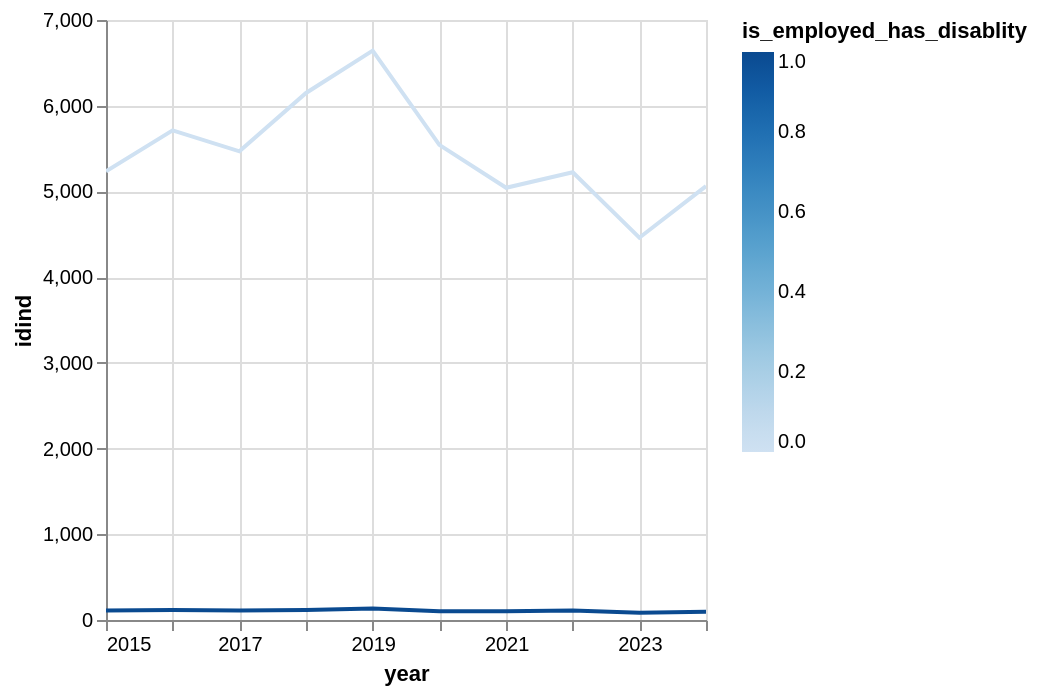

Write notebook code for a chart like this one.
### Code cell
(
    prepsm_data
        #.filter(~pl.col('idind').is_in(possible_spillovers.implode()))
        .with_columns(pl.col('year').cast(pl.Int32).cast(pl.String).str.to_date("%Y"))
        .group_by(['year', 'is_employed_has_disablity']).agg(pl.col('idind').len())
).plot.line(x='year', y='idind', color='is_employed_has_disablity')

### Figure 1 — Vega specification as saved in the notebook (floating-point values rounded to 4 significant figures)
{"$schema": "https://vega.github.io/schema/vega/v6.json", "data": [{"name": "param_1e9efca18e7a2868_store"}, {"name": "source_0", "values": [{"year": "2023-01-01T00:00:00.000", "is_employed_has_disablity": 1, "idind": 86}, {"year": "2024-01-01T00:00:00.000", "is_employed_has_disablity": 1, "idind": 97}, {"year": "2019-01-01T00:00:00.000", "is_employed_has_disablity": 1, "idind": 135}, {"year": "2024-01-01T00:00:00.000", "is_employed_has_disablity": 0, "idind": 5062}, {"year": "2022-01-01T00:00:00.000", "is_employed_has_disablity": 0, "idind": 5224}, {"year": "2016-01-01T00:00:00.000", "is_employed_has_disablity": 1, "idind": 118}, {"year": "2017-01-01T00:00:00.000", "is_employed_has_disablity": 1, "idind": 112}, {"year": "2015-01-01T00:00:00.000", "is_employed_has_disablity": 0, "idind": 5234}, {"year": "2017-01-01T00:00:00.000", "is_employed_has_disablity": 0, "idind": 5468}, {"year": "2020-01-01T00:00:00.000", "is_employed_has_disablity": 1, "idind": 102}, {"year": "2020-01-01T00:00:00.000", "is_employed_has_disablity": 0, "idind": 5543}, {"year": "2021-01-01T00:00:00.000", "is_employed_has_disablity": 1, "idind": 101}, {"year": "2021-01-01T00:00:00.000", "is_employed_has_disablity": 0, "idind": 5043}, {"year": "2022-01-01T00:00:00.000", "is_employed_has_disablity": 1, "idind": 111}, {"year": "2018-01-01T00:00:00.000", "is_employed_has_disablity": 0, "idind": 6149}, {"year": "2019-01-01T00:00:00.000", "is_employed_has_disablity": 0, "idind": 6643}, {"year": "2016-01-01T00:00:00.000", "is_employed_has_disablity": 0, "idind": 5712}, {"year": "2015-01-01T00:00:00.000", "is_employed_has_disablity": 1, "idind": 111}, {"year": "2018-01-01T00:00:00.000", "is_employed_has_disablity": 1, "idind": 117}, {"year": "2023-01-01T00:00:00.000", "is_employed_has_disablity": 0, "idind": 4460}], "transform": [{"type": "formula", "expr": "toDate(datum['year'])", "as": "year"}]}, {"name": "source_0_y_domain_idind", "values": [{"min": 86, "max": 6643}]}, {"name": "source_0_color_domain_is_employed_has_disablity", "values": [{"min": 0, "max": 1}]}], "signals": [{"name": "unit", "value": {}, "on": [{"events": "pointermove", "update": "isTuple(group()) ? group() : unit"}]}, {"name": "param_1e9efca18e7a2868", "update": "vlSelectionResolve(\"param_1e9efca18e7a2868_store\", \"union\")"}, {"name": "param_1e9efca18e7a2868_year", "on": [{"events": [{"source": "view", "type": "dblclick"}], "update": "null"}, {"events": {"signal": "param_1e9efca18e7a2868_translate_delta"}, "update": "panLinear(param_1e9efca18e7a2868_translate_anchor.extent_x, -param_1e9efca18e7a2868_translate_delta.x / width)"}, {"events": {"signal": "param_1e9efca18e7a2868_zoom_delta"}, "update": "zoomLinear(domain(\"x\"), param_1e9efca18e7a2868_zoom_anchor.x, param_1e9efca18e7a2868_zoom_delta)"}]}, {"name": "param_1e9efca18e7a2868_idind", "on": [{"events": [{"source": "view", "type": "dblclick"}], "update": "null"}, {"events": {"signal": "param_1e9efca18e7a2868_translate_delta"}, "update": "panLinear(param_1e9efca18e7a2868_translate_anchor.extent_y, param_1e9efca18e7a2868_translate_delta.y / height)"}, {"events": {"signal": "param_1e9efca18e7a2868_zoom_delta"}, "update": "zoomLinear(domain(\"y\"), param_1e9efca18e7a2868_zoom_anchor.y, param_1e9efca18e7a2868_zoom_delta)"}]}, {"name": "param_1e9efca18e7a2868_tuple", "on": [{"events": [{"signal": "param_1e9efca18e7a2868_year || param_1e9efca18e7a2868_idind"}], "update": "param_1e9efca18e7a2868_year && param_1e9efca18e7a2868_idind ? {unit: \"\", fields: param_1e9efca18e7a2868_tuple_fields, values: [param_1e9efca18e7a2868_year,param_1e9efca18e7a2868_idind]} : null"}]}, {"name": "param_1e9efca18e7a2868_tuple_fields", "value": [{"field": "year", "channel": "x", "type": "R"}, {"field": "idind", "channel": "y", "type": "R"}]}, {"name": "param_1e9efca18e7a2868_translate_anchor", "value": {}, "on": [{"events": [{"source": "scope", "type": "pointerdown"}], "update": "{x: x(unit), y: y(unit), extent_x: domain(\"x\"), extent_y: domain(\"y\")}"}]}, {"name": "param_1e9efca18e7a2868_translate_delta", "value": {}, "on": [{"events": [{"source": "window", "between": [{"source": "scope", "type": "pointerdown"}, {"source": "window", "type": "pointerup"}], "type": "pointermove", "consume": true}], "update": "{x: param_1e9efca18e7a2868_translate_anchor.x - x(unit), y: param_1e9efca18e7a2868_translate_anchor.y - y(unit)}"}]}, {"name": "param_1e9efca18e7a2868_zoom_anchor", "on": [{"events": [{"source": "scope", "type": "wheel", "consume": true}], "update": "{x: invert(\"x\", x(unit)), y: invert(\"y\", y(unit))}"}]}, {"name": "param_1e9efca18e7a2868_zoom_delta", "on": [{"events": [{"source": "scope", "type": "wheel", "consume": true}], "update": "pow(1.001, event.deltaY * pow(16, event.deltaMode))", "force": true}]}, {"name": "param_1e9efca18e7a2868_modify", "on": [{"events": {"signal": "param_1e9efca18e7a2868_tuple"}, "update": "modify(\"param_1e9efca18e7a2868_store\", param_1e9efca18e7a2868_tuple, true)"}]}], "marks": [{"type": "group", "name": "pathgroup", "from": {"facet": {"data": "source_0", "name": "faceted_path_main", "groupby": ["is_employed_has_disablity"]}}, "encode": {"update": {"width": {"field": {"signal": null, "datum": null, "group": "width", "parent": null}}, "height": {"field": {"signal": null, "datum": null, "group": "height", "parent": null}}}}, "marks": [{"type": "line", "name": "marks", "from": {"data": "faceted_path_main"}, "sort": {"field": "x"}, "encode": {"update": {"y": {"field": "idind", "scale": "y"}, "defined": {"signal": "isValid(datum[\"year\"]) && isFinite(+datum[\"year\"]) && isValid(datum[\"idind\"]) && isFinite(+datum[\"idind\"]) && isValid(datum[\"is_employed_has_disablity\"]) && isFinite(+datum[\"is_employed_has_disablity\"])"}, "x": {"field": "year", "scale": "x"}, "tooltip": {"signal": "{\"year\": timeFormat(datum[\"year\"], \"%b %d, %Y\"), \"idind\": format(datum[\"idind\"], \"\"), \"is_employed_has_disablity\": format(datum[\"is_employed_has_disablity\"], \"\")}"}, "stroke": {"field": "is_employed_has_disablity", "scale": "color"}}}, "clip": true, "interactive": true, "style": ["line"]}]}], "scales": [{"name": "x", "type": "time", "domain": {"data": "source_0", "field": "year"}, "range": [0, {"signal": "width"}], "domainRaw": {"signal": "param_1e9efca18e7a2868[\"year\"]"}}, {"name": "y", "type": "linear", "domain": [{"signal": "(data(\"source_0_y_domain_idind\")[0] || {}).min"}, {"signal": "(data(\"source_0_y_domain_idind\")[0] || {}).max"}], "range": [{"signal": "height"}, 0], "domainRaw": {"signal": "param_1e9efca18e7a2868[\"idind\"]"}, "zero": true, "nice": true}, {"name": "color", "type": "linear", "domain": [{"signal": "(data(\"source_0_color_domain_is_employed_has_disablity\")[0] || {}).min"}, {"signal": "(data(\"source_0_color_domain_is_employed_has_disablity\")[0] || {}).max"}], "range": "ramp", "interpolate": "hcl", "zero": false}], "axes": [{"scale": "x", "maxExtent": 0, "grid": true, "ticks": false, "orient": "bottom", "domain": false, "zindex": 0, "minExtent": 0, "aria": false, "labels": false, "tickCount": {"signal": "ceil(width/40)"}, "gridScale": "y"}, {"scale": "y", "domain": false, "minExtent": 0, "ticks": false, "labels": false, "tickCount": {"signal": "ceil(height/40)"}, "grid": true, "zindex": 0, "maxExtent": 0, "aria": false, "gridScale": "x", "orient": "left"}, {"scale": "x", "labelOverlap": true, "tickCount": {"signal": "ceil(width/40)"}, "grid": false, "zindex": 0, "orient": "bottom", "labelFlush": true, "title": "year"}, {"scale": "y", "orient": "left", "tickCount": {"signal": "ceil(height/40)"}, "labelOverlap": true, "zindex": 0, "grid": false, "title": "idind"}], "legends": [{"stroke": "color", "gradientLength": {"signal": "clamp(height, 64, 200)"}, "title": "is_employed_has_disablity"}], "style": "cell", "background": "white", "padding": 5, "width": 300, "height": 300}
